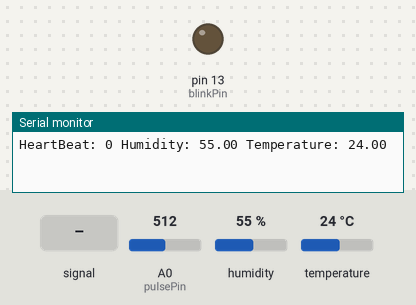
A sketch run on a simulated Arduino Uno, built for the host (arithmetic inside an expression is 32-bit, double 64-bit). On the bench: output pins drawn as LEDs (lit = HIGH), the last lines printed to the serial monitor. The inputs (shaded band) are chosen by the test bench; at power-on: A0 (pulsePin) = 512, humidity 55 %, temperature 24 °C. WiFi joins after 1.5 s; servers stay silent unless stated.

Above: at 2.9 s.
3.0 s: A0 (pulsePin) fed a 200 Hz sine of ±81 counts around its level
6.5 s: A0 (pulsePin) set to 546
At 6.5 s:
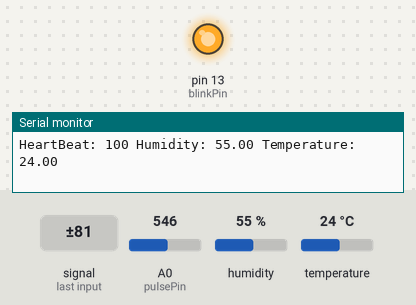
8.0 s: A0 (pulsePin) set to 511
At 8.9 s:
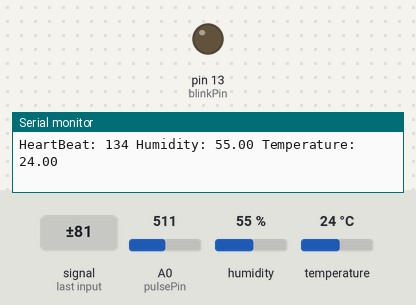
9.5 s: A0 (pulsePin) set to 540
At 10.5 s:
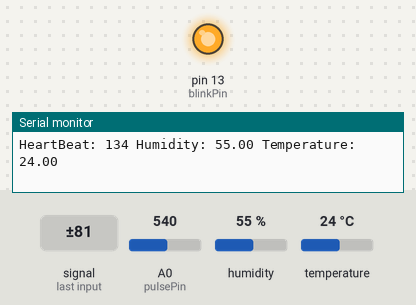
Timing chart, 0 to 12.0 s (numbered marks = the images above; inputs shaded):
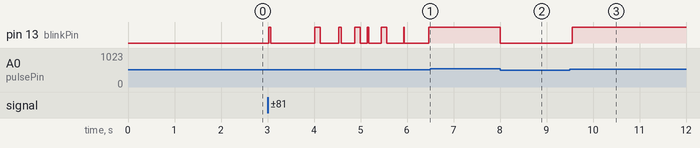

Measured:
- the behaviour switches between 529 and 530 on A0 (pulsePin) (found by bisection; images 0 and 1)
- after the input at 6.5 s, pin 13 (blinkPin): stops changing and stays HIGH
- after the input at 8.0 s, pin 13 (blinkPin): HIGH → LOW at once
- after the input at 9.5 s, pin 13 (blinkPin): LOW → HIGH after 0.05 s

The sketch:

DHT11_HeartBeat.ino
```cpp
#include <WiFiEsp.h>
#include <SoftwareSerial.h>
#include <MsTimer2.h>
#include <Wire.h>
#include <LiquidCrystal_I2C.h>
#include <Servo.h>
#include <DHT.h>
#include <stdlib.h>

#define DEBUG
#define PROCESSING_VISUALIZER 1
#define SERIAL_PLOTTER  2
#define DHTPIN 4
#define ARR_CNT 5
#define WIFITX 7  //7:TX -->ESP8266 RX
#define WIFIRX 8  //8:RX-->ESP8266 TX

#define AP_SSID "iot0"
#define AP_PASS "iot00000"
#define SERVER_NAME "10.10.141.82"
#define SERVER_PORT 5000
#define LOGID "JYJ_ARD"
#define PASSWD "PASSWD"
#define DHTTYPE DHT11
#define CMD_SIZE 50

//  Heart Beat Variables
int pulsePin = A0;                 // Pulse Sensor purple wire connected to analog pin 0
int blinkPin = 13;                // pin to blink led at each beat
int fadePin = 5;                  // pin to do fancy classy fading blink at each beat
int fadeRate = 0;                 // used to fade LED on with PWM on fadePin

volatile int rate[10]; // 마지막 10개의 IBI 값을 저장하는 배열
volatile unsigned long sampleCounter = 0; // 맥박 타이밍을 결정하는 데 사용
volatile unsigned long lastBeatTime = 0;  // IBI를 찾는 데 사용
volatile int P = 512; // 맥파의 피크를 찾는 데 사용, 초기값 설정됨
volatile int T = 512; // 맥파의 최저점을 찾는 데 사용, 초기값 설정됨
volatile int thresh = 530; // 심박 순간을 찾는 데 사용, 초기값 설정됨
volatile int amp = 0; // 맥파의 진폭을 저장하는 데 사용, 초기값 설정됨
volatile boolean firstBeat = true; // 시작할 때 적절한 BPM을 얻기 위해 rate 배열을 초기화하는 데 사용
volatile boolean secondBeat = false; // 시작할 때 적절한 BPM을 얻기 위해 rate 배열을 초기화하는 데 사용
unsigned long lastReadTime = 0;
const unsigned long readInterval = 5; // 3밀리초마다 읽기
volatile int IBI = 600; // 비트 간의 간격(밀리초 단위), 초기값 설정
volatile boolean Pulse = false; // 맥박 상태를 저장하는 변수
volatile boolean QS = false; // 맥박을 감지했는지 여부를 저장하는 변수

// Sensor Variables
static int hbeat = 0;
float temp = 0.0;
float humi = 0.0;
int sensorTime;
unsigned int secCount;

// Flags
bool timerIsrFlag = false;
bool updatTimeFlag = false;

// Communication Variables
char sendId[10] = "JYJ_ARD";
char sendBuf[CMD_SIZE];
char getSensorId[10];

typedef struct {
  int year;
  int month;
  int day;
  int hour;
  int min;
  int sec;
} DATETIME;

DATETIME dateTime = {0, 0, 0, 12, 0, 0};
DHT dht(DHTPIN, DHTTYPE);
SoftwareSerial wifiSerial(WIFIRX, WIFITX);
WiFiEspClient client;

void setup() {
  #ifdef DEBUG
  Serial.begin(115200); //DEBUG
  #endif
  pinMode(pulsePin, INPUT);
  pinMode(blinkPin, OUTPUT);
  wifi_Setup();
  MsTimer2::set(1000, timerIsr); // 1000ms period
  MsTimer2::start();
  dht.begin();
}

void loop() {
  if (client.available()) {
    socketEvent();
  }
  unsigned long currentTime = millis();
  if (currentTime - lastReadTime >= readInterval) {
    lastReadTime = currentTime;
    readPulseSensor();
  }
  if (timerIsrFlag) //1초에 한번씩 실행
  {
    timerIsrFlag = false;
    if (!(secCount % 1)) //5초에 한번씩 실행, 심박,습도,온도
    {
      humi = dht.readHumidity();
      temp = dht.readTemperature();

      #ifdef DEBUG
      Serial.print("HeartBeat: ");
      Serial.print(hbeat);
      Serial.print(" Humidity: ");
      Serial.print(humi);
      Serial.print(" Temperature: ");
      Serial.println(temp);
      #endif
    }
    if (!client.connected()) {
      server_Connect();
    }
    if (sensorTime != 0 && !(secCount % sensorTime)) {
      sprintf(sendBuf, "[%s]SENSOR@%d@%d@%d\r\n", getSensorId,(int)hbeat,(int)temp, (int)humi);
      //sprintf(sendBuf, "[%s]SENSOR@%d@%d\r\n", getSensorId,(int)temp, (int)humi);
      client.write(sendBuf, strlen(sendBuf));
      client.flush();
    }
    if (updatTimeFlag) {
      client.print("[GETTIME]\n");
      updatTimeFlag = false;
    }
                     //  take a break
  }
}
void socketEvent() {
  int i = 0;
  char *pToken;
  char *pArray[ARR_CNT] = {0};
  char recvBuf[CMD_SIZE] = {0};
  int len;

  sendBuf[0] = '\0';

  len = client.readBytesUntil('\n', recvBuf, CMD_SIZE);
  client.flush();

  #ifdef DEBUG
  Serial.print("recv : ");
  Serial.print(recvBuf);
  #endif

  pToken = strtok(recvBuf, "[@]");
  while (pToken != NULL) {
    pArray[i] = pToken;
    if (++i >= ARR_CNT)
      break;
    pToken = strtok(NULL, "[@]");
  }

  if (!strncmp(pArray[1], " New", 4)) // New Connected
  {
    #ifdef DEBUG
    Serial.write('\n');
    #endif
    updatTimeFlag = true;
    return;
  } else if (!strncmp(pArray[1], " Alr", 4)) //Already logged
  {
    #ifdef DEBUG
    Serial.write('\n');
    #endif
    client.stop();
    server_Connect();
    return;
  } else if (!strncmp(pArray[1], "GETSENSOR", 9)) {
    if (pArray[2] != NULL) {
      sensorTime = atoi(pArray[2]);
      strcpy(getSensorId, pArray[0]);
      return;
    } else {
      sensorTime = 0;
      sprintf(sendBuf, "[%s]%s@%d@%d@%d\n", pArray[0], pArray[1],(int)hbeat,(int)humi,(int)temp);
      //sprintf(sendBuf, "[%s]%s@%d@%d\n", pArray[0], pArray[1], (int)humi, (int)temp);
    }
  } else if (!strcmp(pArray[0], "GETTIME")) {  //GETTIME
    dateTime.year = (pArray[1][0] - 0x30) * 10 + pArray[1][1] - 0x30;
    dateTime.month = (pArray[1][3] - 0x30) * 10 + pArray[1][4] - 0x30;
    dateTime.day = (pArray[1][6] - 0x30) * 10 + pArray[1][7] - 0x30;
    dateTime.hour = (pArray[1][9] - 0x30) * 10 + pArray[1][10] - 0x30;
    dateTime.min = (pArray[1][12] - 0x30) * 10 + pArray[1][13] - 0x30;
    dateTime.sec = (pArray[1][15] - 0x30) * 10 + pArray[1][16] - 0x30;
    #ifdef DEBUG
    sprintf(sendBuf, "\nTime %02d.%02d.%02d %02d:%02d:%02d\n\r", dateTime.year, dateTime.month, dateTime.day, dateTime.hour, dateTime.min, dateTime.sec);
    Serial.println(sendBuf);
    #endif
    return;
  } else {
    return;
  }
  client.write(sendBuf, strlen(sendBuf));
  client.flush();

  #ifdef DEBUG
  Serial.print(", send : ");
  Serial.print(sendBuf);
  #endif
}

void timerIsr() {
  timerIsrFlag = true;
  secCount++;
  clock_calc(&dateTime);
}

void clock_calc(DATETIME *dateTime) {
  dateTime->sec++; // increment second

  if (dateTime->sec >= 60) { // if second = 60, second = 0
    dateTime->sec = 0;
    dateTime->min++;

    if (dateTime->min >= 60) { // if minute = 60, minute = 0
      dateTime->min = 0;
      dateTime->hour++; // increment hour
      if (dateTime->hour == 24) {
        dateTime->hour = 0;
        updatTimeFlag = true;
      }
    }
  }
}

void wifi_Setup() {
  wifiSerial.begin(38400);
  wifi_Init();
  server_Connect();
}

void wifi_Init() {
  do {
    WiFi.init(&wifiSerial);
    if (WiFi.status() == WL_NO_SHIELD) {
      #ifdef DEBUG_WIFI
      Serial.println("WiFi shield not present");
      #endif
    } else {
      break;
    }
  } while (1);

  #ifdef DEBUG_WIFI
  Serial.print("Attempting to connect to WPA SSID: ");
  Serial.println(AP_SSID);
  #endif
  while (WiFi.begin(AP_SSID, AP_PASS) != WL_CONNECTED) {
    #ifdef DEBUG_WIFI
    Serial.print("Attempting to connect to WPA SSID: ");
    Serial.println(AP_SSID);
    #endif
  }
  #ifdef DEBUG_WIFI
  Serial.println("You're connected to the network");
  printWifiStatus();
  #endif
}

int server_Connect() {
  #ifdef DEBUG_WIFI
  Serial.println("Starting connection to server...");
  #endif

  if (client.connect(SERVER_NAME, SERVER_PORT)) {
    #ifdef DEBUG_WIFI
    Serial.println("Connect to server");
    #endif
    client.print("[" LOGID ":" PASSWD "]");
  } else {
    #ifdef DEBUG_WIFI
    Serial.println("server connection failure");
    #endif
  }
}

void printWifiStatus() {
  // print the SSID of the network you're attached to
  Serial.print("SSID: ");
  Serial.println(WiFi.SSID());

  // print your WiFi shield's IP address
  IPAddress ip = WiFi.localIP();
  Serial.print("IP Address: ");
  Serial.println(ip);

  // print the received signal strength
  long rssi = WiFi.RSSI();
  Serial.print("Signal strength (RSSI):");
  Serial.print(rssi);
  Serial.println(" dBm");
}

void readPulseSensor() {
  int Signal = analogRead(pulsePin); // Pulse 센서 읽기
  sampleCounter += readInterval; // 이 변수로 시간을 밀리초 단위로 추적
  int N = sampleCounter - lastBeatTime; // 마지막 비트 이후의 시간을 모니터링하여 노이즈 방지

  /*//Serial.print("Signal = ");
  Serial.println(Signal);

  Serial.print("N = ");
  Serial.println(N);

  Serial.print("IBI = ");
  Serial.println(IBI);//*/

  // 맥파의 피크와 최저점을 찾습니다.
  if (Signal < thresh && N > (IBI / 5) * 3) { // 마지막 IBI의 3/5를 기다려 이중 노이즈 방지
    if (Signal < T) { // T는 최저점
      T = Signal; // 맥파의 최저점을 추적
    }
  }

  if (Signal > thresh && Signal > P) { // thresh 조건은 노이즈 방지에 도움
    P = Signal; // P는 피크
  } // 맥파의 최고점을 추적

  // 이제 심박수를 찾을 때입니다.
  // 신호가 매번 맥박이 있을 때마다 급증합니다.
  if (N > 250) { // 고주파 노이즈 방지
    if ((Signal > thresh) && (Pulse == false) && (N > (IBI / 5) * 3)) {
      Pulse = true; // 맥박이 있다고 판단되면 Pulse 플래그 설정
      digitalWrite(blinkPin, HIGH); // 핀 13 LED 켜기
      IBI = sampleCounter - lastBeatTime; // 비트 간의 시간을 밀리초 단위로 측정
      lastBeatTime = sampleCounter; // 다음 맥박을 위해 시간 추적

      if (secondBeat) { // 만약 이것이 두 번째 비트라면
        secondBeat = false; // secondBeat 플래그 해제
        for (int i = 0; i <= 9; i++) { // 시작할 때 현실적인 BPM을 얻기 위해 running total 초기화
          rate[i] = IBI;
        }
      }

      if (firstBeat) { // 첫 번째 맥박을 찾은 경우
        firstBeat = false; // firstBeat 플래그 해제
        secondBeat = true; // secondBeat 플래그 설정
        return; // IBI 값이 신뢰할 수 없으므로 폐기
      }

      // 마지막 10개의 IBI 값을 유지합니다.
      word runningTotal = 0; // runningTotal 변수를 초기화

      for (int i = 0; i <= 8; i++) { // rate 배열의 데이터를 이동
        rate[i] = rate[i + 1]; // 가장 오래된 IBI 값을 제거
        runningTotal += rate[i]; // 가장 오래된 9개의 IBI 값을 더함
      }

      rate[9] = IBI; // 최신 IBI를 rate 배열에 추가
      runningTotal += rate[9]; // 최신 IBI를 runningTotal에 추가
      runningTotal /= 10; // 마지막 10개의 IBI 값을 평균
      hbeat = 60000 / runningTotal; // 1분에 몇 번의 비트가 있는지 계산, 이것이 BPM!
      QS = true; // Quantified Self 플래그 설정
      // QS 플래그는 이 ISR 내에서 해제되지 않음
    }
  }

  if (Signal < thresh && Pulse == true) { // 값이 하락할 때 맥박이 끝남
    digitalWrite(blinkPin, LOW); // 핀 13 LED 끄기
    Pulse = false; // Pulse 플래그 초기화
    amp = P - T; // 맥파의 진폭 측정
    thresh = amp / 2 + T; // 진폭의 50%에서 thresh 설정
    P = thresh; // 다음을 위해 값 초기화
    T = thresh;
  }

  if (N > 2500) { // 2.5초 동안 비트가 없을 경우
    thresh = 530; // thresh 기본값 설정
    P = 512; // P 기본값 설정
    T = 512; // T 기본값 설정
    lastBeatTime = sampleCounter; // lastBeatTime을 최신으로 업데이트
    firstBeat = true; // 노이즈 방지를 위해 값 설정
    secondBeat = false; // 심박을 다시 찾을 때 설정
  }
}
```
